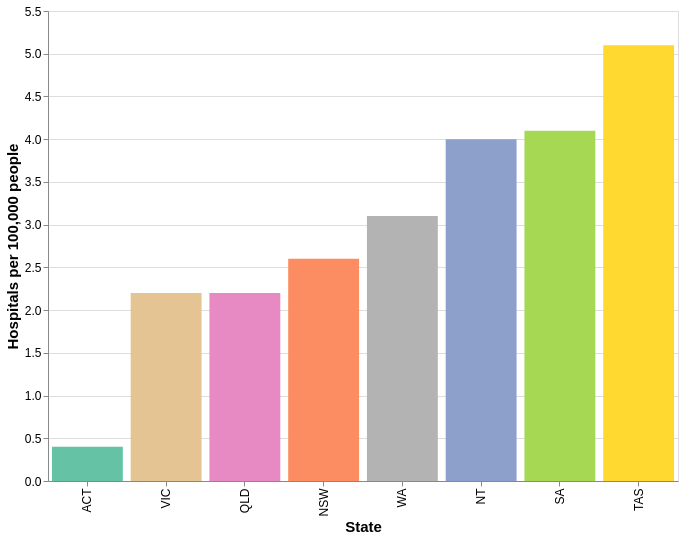

Write a Vega-Lite specification for this figure.
### Vega-Lite specification from a JSON file in a GitHub repository (floating-point values rounded to 4 significant figures)
{"$schema": "https://vega.github.io/schema/vega-lite/v5.json", "description": "Hospitals per 100,000 people by state/territory (public only, 2024)", "width": 630, "height": 470, "data": {"values": [{"State": "NSW", "HospitalsPer100k": 2.6}, {"State": "VIC", "HospitalsPer100k": 2.2}, {"State": "QLD", "HospitalsPer100k": 2.2}, {"State": "WA", "HospitalsPer100k": 3.1}, {"State": "SA", "HospitalsPer100k": 4.1}, {"State": "TAS", "HospitalsPer100k": 5.1}, {"State": "NT", "HospitalsPer100k": 4.0}, {"State": "ACT", "HospitalsPer100k": 0.4}]}, "mark": "bar", "encoding": {"x": {"field": "State", "type": "nominal", "sort": {"field": "HospitalsPer100k", "order": "ascending"}, "axis": {"titleFontSize": 15, "labelFontSize": 12}}, "y": {"field": "HospitalsPer100k", "type": "quantitative", "axis": {"title": "Hospitals per 100,000 people", "titleFontSize": 15, "labelFontSize": 12}}, "color": {"field": "State", "type": "nominal", "scale": {"scheme": "set2"}, "legend": null}, "tooltip": [{"field": "State", "type": "nominal"}, {"field": "HospitalsPer100k", "type": "quantitative", "title": "Hospitals Per 100k"}]}}
